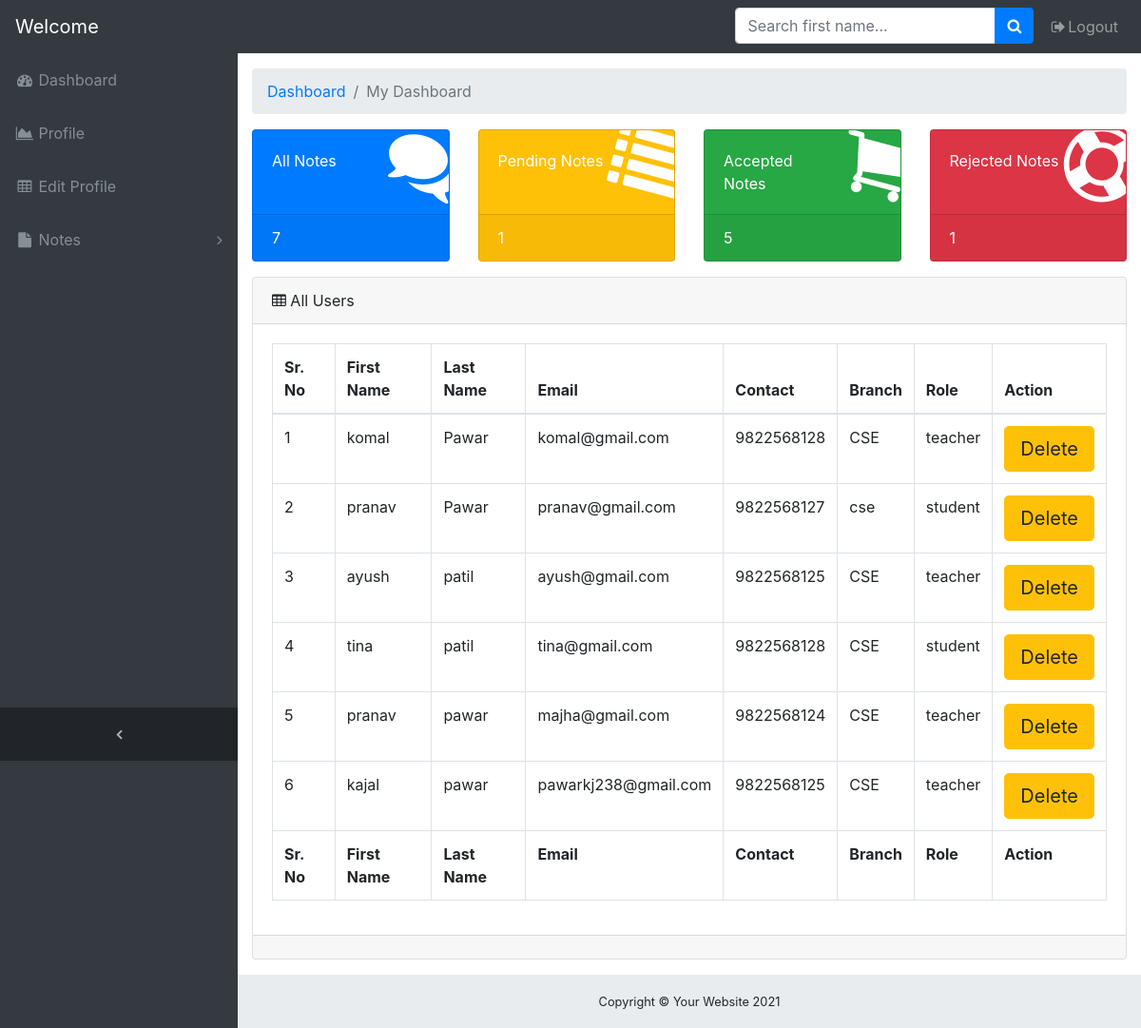
Before: /notes/admindashboard/ with the older database file.
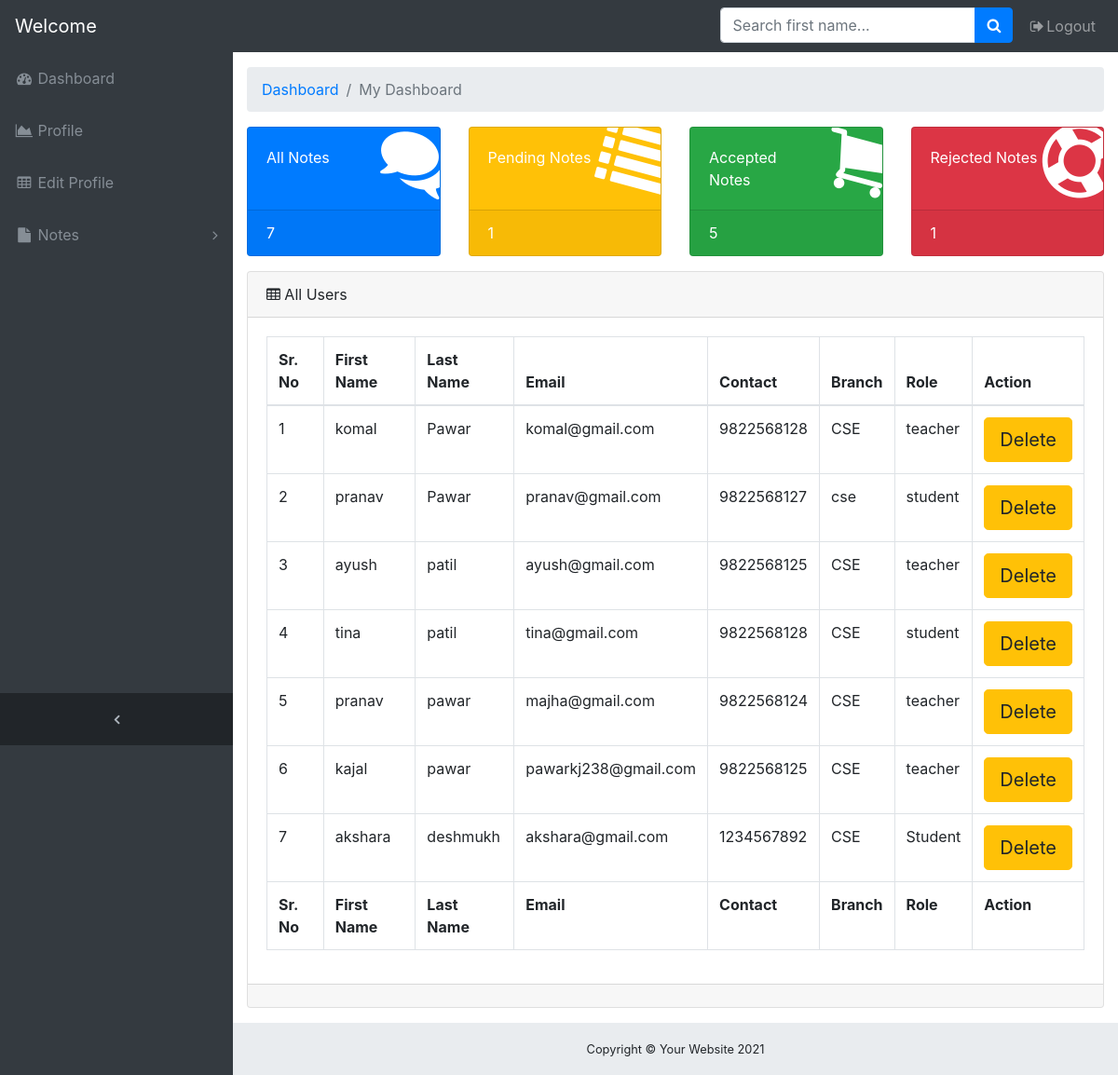
After: the same page with the newer database file.
### onlinenotes/models.py (models this page shows, shortened)
class signup(models.Model):
    user = models.ForeignKey(User,on_delete=models.CASCADE)
    contact = models.CharField(max_length=10)
    branch = models.CharField(max_length=30)
    role = models.CharField(max_length=30)

### onlinenotes/views.py (the view)
# urls.py: path('admindashboard/',views.admindashboard,name="admindashboard"),
def admindashboard(request):
    alluser = signup.objects.all()
    accept = notes.objects.filter(status='accepted').count()
    all = notes.objects.all().count()
    reject = notes.objects.filter(status='rejected').count()
    pend = notes.objects.filter(status='pending').count()
    context={'alluser':alluser,'accept':accept,'all':all,'reject':reject,'pend':pend}
    return render(request,'onlinenotes/admindashboard.html',context)

### onlinenotes/templates/onlinenotes/admindashboard.html (shortened to what this page needs)
<!DOCTYPE html>
{% load static %}
<html lang="en">
<head>
    <link rel="stylesheet" href="https://stackpath.bootstrapcdn.com/bootstrap/4.5.2/css/bootstrap.min.css">
    <link href="//netdna.bootstrapcdn.com/bootstrap/3.0.0/css/bootstrap-glyphicons.css" rel="stylesheet">
    <link rel="stylesheet" href="https://cdnjs.cloudflare.com/ajax/libs/font-awesome/4.7.0/css/font-awesome.min.css">
    <link rel="stylesheet" href="https://cdn.jsdelivr.net/npm/@fortawesome/fontawesome-free@5.15.3/css/fontawesome.min.css">
    <link rel="stylesheet" href="{% static 'css/admindash.css' %}">
</head>
<body class="fixed-nav sticky-footer bg-dark" id="page-top">
    <nav class="navbar navbar-expand-lg navbar-dark bg-dark fixed-top" id="mainNav">
      <a class="navbar-brand" href="{% url 'profile' user.id %}">Welcome {{user.username}}</a>
      <div class="collapse navbar-collapse" id="navbarResponsive">
        <ul class="navbar-nav navbar-sidenav" id="exampleAccordion">
          <li class="nav-item" data-toggle="tooltip" data-placement="right" title="Dashboard">
            <a class="nav-link" href="{% url 'admindashboard' %}">
              <i class="fa fa-fw fa-dashboard"></i>
              <span class="nav-link-text">Dashboard</span>
            </a>
          </li>
          <li class="nav-item" data-toggle="tooltip" data-placement="right" title="Charts">
            <a class="nav-link" href="{% url 'profile' user.id %}">
              <i class="fa fa-fw fa-area-chart"></i>
              <span class="nav-link-text">Profile</span>
            </a>
          </li>
          <li class="nav-item" data-toggle="tooltip" data-placement="right" title="Tables">
            <a class="nav-link" href="{% url 'editprofile' user.id %}">
              <i class="fa fa-fw fa-table"></i>
              <span class="nav-link-text">Edit Profile</span>
            </a>
          </li>
          <li class="nav-item" data-toggle="tooltip" data-placement="right" title="Components">
            <a class="nav-link nav-link-collapse collapsed" data-toggle="collapse" href="#collapseComponents" data-parent="#exampleAccordion">
              <i class="fa fa-fw fa-file"></i>
              <span class="nav-link-text">Notes</span>
            </a>
          </li>
        </ul>
        <ul class="navbar-nav sidenav-toggler">
          <li class="nav-item">
            <a class="nav-link text-center" id="sidenavToggler">
              <i class="fa fa-fw fa-angle-left"></i>
            </a>
          </li>
        </ul>
        <ul class="navbar-nav ml-auto">
          <li class="nav-item">
            <form class="form-inline my-2 my-lg-0 mr-lg-2" action="{% url 'search' %}" method="get">
              <div class="input-group">
                <input class="form-control" name="subquery" type="text" placeholder="Search first name...">
                <span class="input-group-append">
                  <button class="btn btn-primary" type="submit">
                    <i class="fa fa-search"></i>
                  </button>
                </span>
              </div>
            </form>
          </li>
          <li class="nav-item">
            <a class="nav-link" href="{% url 'logout' %}" data-toggle="modal" data-target="#exampleModal">
              <i class="fa fa-fw fa-sign-out"></i>Logout</a>
          </li>
        </ul>
      </div>
    </nav>
    <div class="content-wrapper">
      <div class="container-fluid">
        <ol class="breadcrumb">
          <li class="breadcrumb-item">
            <a href="{% url 'admindashboard' %}">Dashboard</a>
          </li>
          <li class="breadcrumb-item active">My Dashboard</li>
        </ol>
        <div class="row">
          <div class="col-xl-3 col-sm-6 mb-3">
            <div class="card text-white bg-primary o-hidden h-100">
              <div class="card-body">
                <div class="card-body-icon">
                  <i class="fa fa-fw fa-comments"></i>
                </div>
                <div class="mr-5">All Notes</div>
              </div>
              <a class="card-footer text-white clearfix large z-1" href="{% url 'allnotes' %}">
                <span class="float-left">{{all}}</span>
              </a>
            </div>
          </div>
          <div class="col-xl-3 col-sm-6 mb-3">
            <div class="card text-white bg-warning o-hidden h-100">
              <div class="card-body">
                <div class="card-body-icon">
                  <i class="fa fa-fw fa-list"></i>
                </div>
                <div class="mr-5">Pending Notes</div>
              </div>
              <a class="card-footer text-white clearfix large z-1" href="{% url 'pendingnotes' %}">
                <span class="float-left">{{pend}}</span>
              </a>
            </div>
          </div>
          <div class="col-xl-3 col-sm-6 mb-3">
            <div class="card text-white bg-success o-hidden h-100">
              <div class="card-body">
                <div class="card-body-icon">
                  <i class="fa fa-fw fa-shopping-cart"></i>
                </div>
                <div class="mr-5">Accepted Notes</div>
              </div>
              <a class="card-footer text-white clearfix large z-1" href="{% url 'acceptednotes' %}">
                <span class="float-left">{{accept}}</span>
              </a>
            </div>
          </div>
          <div class="col-xl-3 col-sm-6 mb-3">
            <div class="card text-white bg-danger o-hidden h-100">
              <div class="card-body">
                <div class="card-body-icon">
                  <i class="fa fa-fw fa-support"></i>
                </div>
                <div class="mr-5">Rejected Notes</div>
              </div>
              <a class="card-footer text-white clearfix large z-1" href="{% url 'rejectednotes' %}">
                <span class="float-left">{{reject}}</span>
              </a>
            </div>
          </div>
        </div>
        <div class="card mb-3">
          <div class="card-header">
            <i class="fa fa-table"></i> All Users</div>
          <div class="card-body">
            <div class="table-responsive">
              <table class="table table-bordered" id="dataTable" width="100%" cellspacing="0">
                <thead>
                  <tr>
                    <th>Sr. No</th>
                    <th>First Name</th>
                    <th>Last Name</th>
                    <th>Email</th>
                    <th>Contact</th>
                    <th>Branch</th>
                    <th>Role</th>
                    <th>Action</th>
                  </tr>
                </thead>
                <tfoot>
                  <tr>
                    <th>Sr. No</th>
                    <th>First Name</th>
                    <th>Last Name</th>
                    <th>Email</th>
                    <th>Contact</th>
                    <th>Branch</th>
                    <th>Role</th>
                    <th>Action</th>
                  </tr>
                </tfoot>
                <tbody>
                  {% for i in alluser %}
                    <tr>
                      <td>{{forloop.counter}}</td>
                      <td>{{i.user.first_name}}</td>
                      <td>{{i.user.last_name}}</td>
                      <td>{{i.user.email}}</td>
                      <td>{{i.contact}}</td>
                      <td>{{i.branch}}</td>
                      <td>{{i.role}}</td>
                      <td><form method="POST"><a href="{% url 'delete' i.id %}" class="btn btn-warning btn-lg">Delete</a></form></td>
                    </tr>
                  {% endfor %}
                </tbody>
              </table>
            </div>
          </div>
          <div class="card-footer small text-muted"></div>
        </div>
      </div>
      <footer class="sticky-footer">
        <div class="container">
          <div class="text-center">
            <small>Copyright © Your Website 2021</small>
          </div>
        </div>
      </footer>
    </div>
  </body>
</html>

### onlinenotes/static/css/admindash.css (style rules this page uses)
html { position: relative; min-height: 100%; }
body { overflow-x: hidden; }
body.sticky-footer { margin-bottom: 56px; }
body.sticky-footer .content-wrapper { min-height: calc(100vh - 56px - 56px); }
body.fixed-nav { padding-top: 56px; }
.content-wrapper { min-height: calc(100vh - 56px); padding-top: 1rem; }
.o-hidden { overflow: hidden !important; }
.z-1 { z-index: 1; }
#mainNav .navbar-collapse { overflow: auto; max-height: 75vh; }
#mainNav .navbar-collapse .navbar-nav .nav-item .nav-link { cursor: pointer; }
#mainNav .navbar-collapse .navbar-sidenav .nav-link-collapse:after { float: right; content: '\f107'; font-family: 'FontAwesome'; }
#mainNav .navbar-collapse .navbar-sidenav .nav-link-collapse.collapsed:after { content: '\f105'; }
#mainNav .navbar-collapse .sidenav-toggler { display: none; }
@media (min-width: 992px) { #mainNav .navbar-brand { width: 250px; } }
@media (min-width: 992px) { #mainNav .navbar-collapse { overflow: visible; max-height: none; } }
@media (min-width: 992px) { #mainNav .navbar-collapse .navbar-sidenav { position: absolute; top: 0; left: 0; -webkit-flex-direction: column; -ms-flex-direction: column; flex-direction: column; margin-top: 56px; } }
@media (min-width: 992px) { #mainNav .navbar-collapse .navbar-sidenav > .nav-item { width: 250px; padding: 0; } }
@media (min-width: 992px) { #mainNav .navbar-collapse .navbar-sidenav > .nav-item > .nav-link { padding: 1em; } }
#mainNav.fixed-top .sidenav-toggler { display: none; }
@media (min-width: 992px) { #mainNav.fixed-top .navbar-sidenav { height: calc(100vh - 112px); } }
@media (min-width: 992px) { #mainNav.fixed-top .sidenav-toggler { position: absolute; top: 0; left: 0; display: flex; -webkit-flex-direction: column; -ms-flex-direction: column; flex-direction: column; margin-top: calc(100vh - 56px); } }
@media (min-width: 992px) { #mainNav.fixed-top .sidenav-toggler > .nav-item { width: 250px; padding: 0; } }
@media (min-width: 992px) { #mainNav.fixed-top .sidenav-toggler > .nav-item > .nav-link { padding: 1em; } }
#mainNav.fixed-top.navbar-dark .sidenav-toggler { background-color: #212529; }
#mainNav.fixed-top.navbar-dark .sidenav-toggler a i { color: #adb5bd; }
.content-wrapper { overflow-x: hidden; background: white; }
@media (min-width: 992px) { .content-wrapper { margin-left: 250px; } }
#sidenavToggler i { font-weight: 800; }
#mainNav.navbar-dark .navbar-collapse .navbar-sidenav .nav-link-collapse:after { color: #868e96; }
#mainNav.navbar-dark .navbar-collapse .navbar-sidenav > .nav-item > .nav-link { color: #868e96; }
@media (min-width: 992px) { #mainNav.navbar-dark .navbar-collapse .navbar-sidenav { background: #343a40; } }
.card-body-icon { position: absolute; z-index: 0; top: -25px; right: -25px; font-size: 5rem; -webkit-transform: rotate(15deg); -ms-transform: rotate(15deg); transform: rotate(15deg); }
footer.sticky-footer { position: absolute; right: 0; bottom: 0; width: 100%; height: 56px; background-color: #e9ecef; line-height: 55px; }
@media (min-width: 992px) { footer.sticky-footer { width: calc(100% - 250px); } }

Changed rows visible on the page:
added signup: user.first_name "akshara", user.last_name "deshmukh", user.email "akshara@gmail.com", contact "1234567892", branch "CSE", role "Student"
